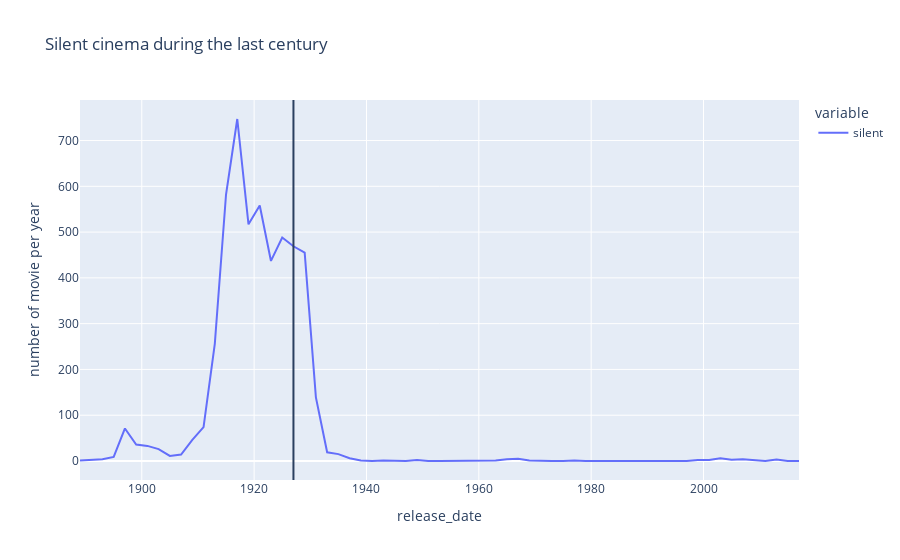

The code cell stored with this chart in its notebook:
### Markdown cell above
We can observe through the graphs and t test analysis that there is a modification of black and white movie production after the release of the first color film. However we can see that the expected drop does not occur immediatly after the apparition of the this technology and there is a delay until it's popularisation. This might be interesting to investigate on why such a delay occured.

### Code cell
fig = px.line(genre_per_date.resample("2Y").sum()['silent'], labels = {'value': 'number of movie per year'}, title = 'Silent cinema during the last century')
fig.add_vline(x = pd.to_datetime(1927, format ="%Y"))
fig.show()

### Figure 1 — Plotly figure (JSON) as saved in the notebook; plotly's stock layout.template omitted (floating-point values rounded to 4 significant figures)
{"data": [{"hovertemplate": "variable=silent<br>release_date=%{x}<br>number of movie per year=%{y}<extra></extra>", "legendgroup": "silent", "line": {"color": "#636efa", "dash": "solid"}, "marker": {"symbol": "circle"}, "mode": "lines", "name": "silent", "orientation": "v", "showlegend": true, "type": "scatter", "x": ["1888-12-31T00:00:00", "1890-12-31T00:00:00", "1892-12-31T00:00:00", "1894-12-31T00:00:00", "1896-12-31T00:00:00", "1898-12-31T00:00:00", "1900-12-31T00:00:00", "1902-12-31T00:00:00", "1904-12-31T00:00:00", "1906-12-31T00:00:00", "1908-12-31T00:00:00", "1910-12-31T00:00:00", "1912-12-31T00:00:00", "1914-12-31T00:00:00", "1916-12-31T00:00:00", "1918-12-31T00:00:00", "1920-12-31T00:00:00", "1922-12-31T00:00:00", "1924-12-31T00:00:00", "1926-12-31T00:00:00", "1928-12-31T00:00:00", "1930-12-31T00:00:00", "1932-12-31T00:00:00", "1934-12-31T00:00:00", "1936-12-31T00:00:00", "1938-12-31T00:00:00", "1940-12-31T00:00:00", "1942-12-31T00:00:00", "1944-12-31T00:00:00", "1946-12-31T00:00:00", "1948-12-31T00:00:00", "1950-12-31T00:00:00", "1952-12-31T00:00:00", "1954-12-31T00:00:00", "1956-12-31T00:00:00", "1958-12-31T00:00:00", "1960-12-31T00:00:00", "1962-12-31T00:00:00", "1964-12-31T00:00:00", "1966-12-31T00:00:00", "1968-12-31T00:00:00", "1970-12-31T00:00:00", "1972-12-31T00:00:00", "1974-12-31T00:00:00", "1976-12-31T00:00:00", "1978-12-31T00:00:00", "1980-12-31T00:00:00", "1982-12-31T00:00:00", "1984-12-31T00:00:00", "1986-12-31T00:00:00", "1988-12-31T00:00:00", "1990-12-31T00:00:00", "1992-12-31T00:00:00", "1994-12-31T00:00:00", "1996-12-31T00:00:00", "1998-12-31T00:00:00", "2000-12-31T00:00:00", "2002-12-31T00:00:00", "2004-12-31T00:00:00", "2006-12-31T00:00:00", "2008-12-31T00:00:00", "2010-12-31T00:00:00", "2012-12-31T00:00:00", "2014-12-31T00:00:00", "2016-12-31T00:00:00"], "xaxis": "x", "y": [1, 3, 4, 9, 71, 36, 33, 26, 11, 14, 46, 74, 256, 582, 747, 517, 558, 437, 488, 469, 455, 139, 19, 15, 6, 1, 0, 1, 1, 0, 2, 0, 0, 0, 0, 1, 0, 1, 4, 5, 1, 0, 0, 0, 1, 0, 0, 0, 0, 1, 1, 1, 0, 0, 0, 2, 2, 6, 3, 4, 2, 0, 3, 0, 0], "yaxis": "y"}], "layout": {"legend": {"title": {"text": "variable"}, "tracegroupgap": 0}, "shapes": [{"type": "line", "x0": "1927-01-01T00:00:00", "x1": "1927-01-01T00:00:00", "xref": "x", "y0": 0, "y1": 1, "yref": "y domain"}], "title": {"text": "Silent cinema during the last century"}, "xaxis": {"anchor": "y", "domain": [0, 1], "title": {"text": "release_date"}}, "yaxis": {"anchor": "x", "domain": [0, 1], "title": {"text": "number of movie per year"}}}}
